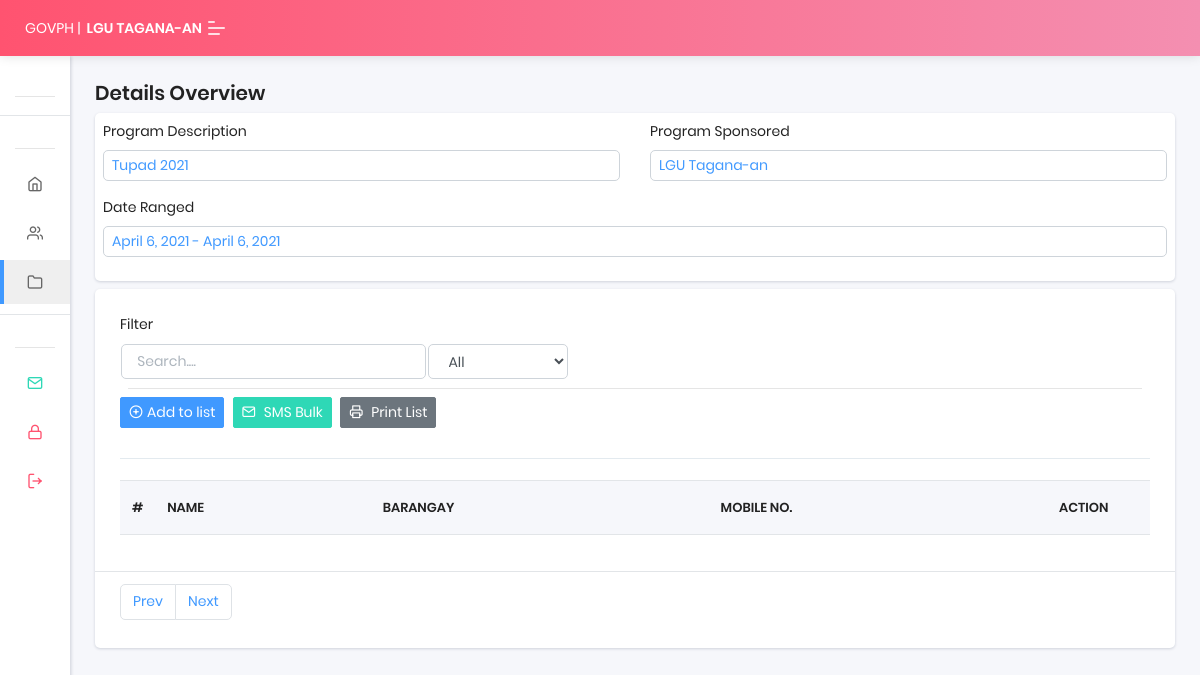
Page /programs/details/1 on the earlier database version.
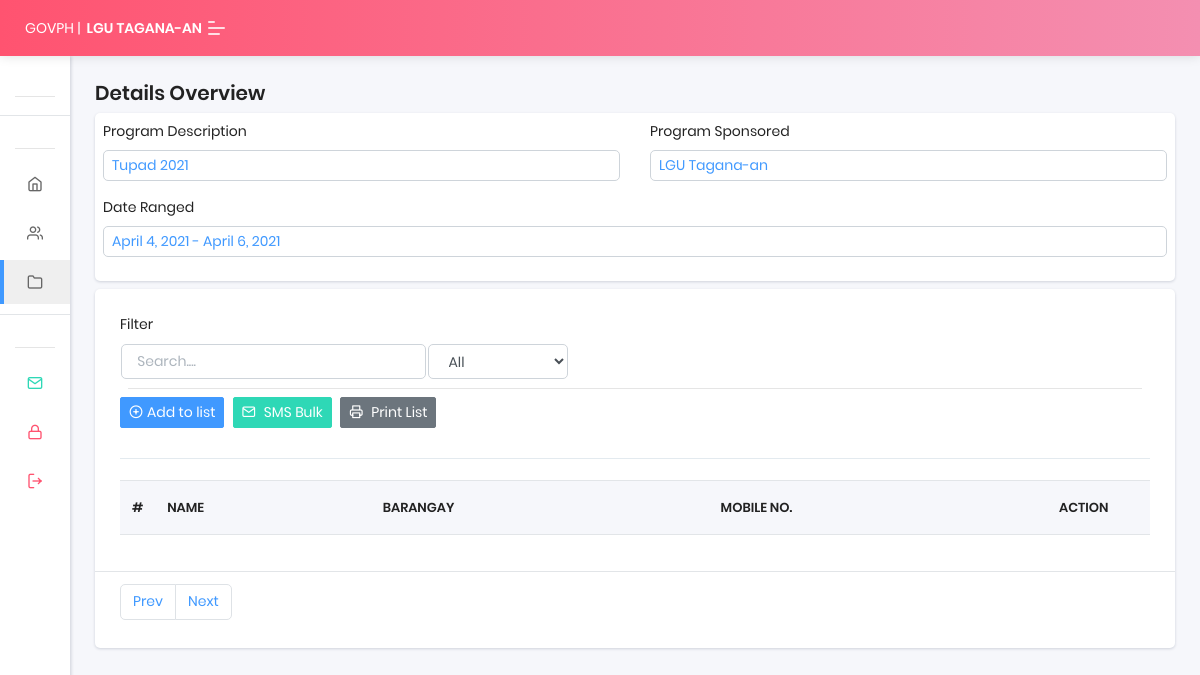
Same page on the later database version.
### app_dole/models.py (models this page shows)
class Programs(models.Model):
    description             = models.CharField(max_length = 200)
    sponsored_by            = models.CharField(max_length = 200,blank=True)
    date_from               = models.DateField(default=timezone.now)
    date_to                 = models.DateField(default=timezone.now)
    date_updated            = models.DateTimeField(auto_now = True)
    date_created            = models.DateTimeField(auto_now_add = True)

### app_dole/page_programs/views.py (the view)
# urls.py: path('details/<int:pk>', Programs_Details_Page.as_view(), name = 'programs_details'),
class Programs_Details_Page(DetailView):
    model = Programs
    template_name = 'admin_page/pages/programs_details.html'
    def get_context_data(self, **kwargs):
        context = super().get_context_data(**kwargs)
        context['barangay'] = Barangay.objects.all()
        context['title'] = "Details Overview"
        return context

### app_dole/templates/admin_page/pages/programs_details.html (shortened to what this page needs)
{% extends 'admin_page/base.html' %}
{% load static %}
{% block 'programs_active' %}active{% endblock %}
{% block 'content' %}
<div class="col-md-12">
  <div class="card p-0 mb-2">
    <div class="card-header m-0 p-2">
      <div class="row">
        <div class="col-md-6">
          <div class="form-group">
            <label for="">Program Description</label>
            <label class="form-control form-control-sm text-primary">{{object.description}}</label>
          </div>
        </div>
        <div class="col-md-6">
          <div class="form-group">
            <label for="">Program Sponsored</label>
            <label class="form-control form-control-sm text-primary">{{object.sponsored_by}}</label>
          </div>
        </div>
      </div>
      <div class="row">
        <div class="col-md-12">
          <div class="form-group">
            <label for="">Date Ranged</label>
            <label class="form-control form-control-sm text-primary">{{object.date_from}} - {{object.date_to}}</label>
          </div>
        </div>
      </div>
    </div>
  </div>
  <div class="card p-0">
    <div class="card-header btn-page m-0">
      <form action="{% url 'programs_details_print' object.id %}" target="_blank" method="get">
      <div class="row">
        <div class="col-md-12">
          <label>Filter</label>
          <table>
            <tr>
              <td>
                <input type="search" class="form-control float-right" placeholder="Search...." name="search" id="search">
              </td>
              <td>
                <select class="form-control" name="barangay" id="barangay">
                  <option value="0">All</option>
                </select>
              </td>
            </tr>
          </table>
          <hr class="m-2">
        </div>
        <div class="col-md-12">
            <button data-url="{% url 'programs_details_form_api' %}" type="button" class="btn btn-primary btn-sm form-show" name="button"><i class="feather icon-plus-circle mr-1"></i>Add to list</button>
            <button data-url="{% url 'programs_details_sms_bluster_form_api' %}" type="button" class="btn btn-success btn-sm form-show" name="button"><i class="feather icon-mail mr-2"></i>SMS Bulk</button>
            <button type="submit" class="btn btn-secondary btn-sm" name="button"><i class="feather icon-printer mr-2"></i>Print List</button>
        </div>
      </div>
      </form>
    </div>
    <div class="card-body">
      <div class="col-md-12 text-center border-top">
      </div>
      <div class="table-responsive">
        <table class="table border-bottom table-hover">
          <thead>
            <tr>
              <th width="1%">#</th>
              <th>Name</th>
              <th>Barangay</th>
              <th>Mobile No.</th>
              <th width="10%">Action</th>
            </tr>
          </thead>
        </table>
      </div>
    </div>
    <div class="card-footer text-center">
      <ul class="pagination">
        <li class="page-item" id="page_prev"><button class="page-link" id="button_prev" href="#!">Prev</button></li>
        <li class="page-item" id="page_next"><button class="page-link" id="button_next" href="#!">Next</button></li>
      </ul>
    </div>
  </div>
</div>
{% endblock %}

### app_dole/templates/admin_page/base.html (shortened to what this page needs)
{% load static %}
<!DOCTYPE html>
<html lang="en">
<head>
  <link rel="stylesheet" href="{% static 'premium/assets/sweetalert2/sweetalert2.min.css'%}">
  <link rel="stylesheet" href="{% static 'premium/assets/css/style.css'%}">
</head>
<body class="">
  <nav class="pcoded-navbar menupos-fixed menu-light">
    <div class="navbar-wrapper  ">
      <div class="navbar-content scroll-div " >
        <ul class="nav pcoded-inner-navbar ">
          <li class="nav-item pcoded-menu-caption text-center mt-2">
          </li>
          <li class="nav-item pcoded-menu-caption">
          </li>
          <li class="nav-item">
            <a href="{% url 'dashboard' %}" class="nav-link "><span class="pcoded-micon"><i class="feather icon-home"></i></span><span class="pcoded-mtext">Dashboard</span></a>
          </li>
          <li class="nav-item {% block 'profile_active' %}{% endblock %}">
            <a href="{% url 'profile' %}" class="nav-link "><span class="pcoded-micon"><i class="feather icon-users"></i></span><span class="pcoded-mtext">Profile</span></a>
          </li>
          <li class="nav-item {% block 'programs_active' %}{% endblock %}">
            <a href="{% url 'programs' %}" class="nav-link "><span class="pcoded-micon"><i class="feather icon-folder"></i></span><span class="pcoded-mtext">Programs</span></a>
          </li>
          <li class="nav-item pcoded-menu-caption">
          </li>
          <li class="nav-item">
            <a href="{% url 'sms_config_page' %}" class="nav-link "><span class="pcoded-micon"><i class="text-success feather icon-mail"></i></span><span class="pcoded-mtext">SMS Config</span></a>
          </li>
          <li class="nav-item">
            <a href="{% url 'security' %}" class="nav-link "><span class="pcoded-micon"><i class="feather icon-lock text-danger"></i></span><span class="pcoded-mtext">Change Password</span></a>
          </li>
          <li class="nav-item">
            <a href="{% url 'logout' %}" class="nav-link "><span class="pcoded-micon"><i class="feather icon-log-out text-danger"></i></span><span class="pcoded-mtext">Sign Out</span></a>
          </li>
        </ul>
      </div>
    </div>
  </nav>
  <header class="navbar pcoded-header navbar-expand-lg navbar-light headerpos-fixed header-red">
    <div class="m-header">
      <a class="mobile-menu" id="mobile-collapse" href="#!"><span></span></a>
      <a href="{% url 'dashboard' %}" class="b-brand text-center">
        GOVPH | <b>&nbsp;&nbsp;LGU TAGANA-AN</b>
      </a>
    </div>
  </header>
  <div class="pcoded-main-container">
    <div class="pcoded-content">
      <div class="row">
        <div class="col-md-12">
          <h5>{{title}}</h5>
        </div>
        {% block 'content' %}
        {% endblock %}
      </div>
    </div>
  </div>
</body>
</html>

Differences in the rows shown:
changed Programs "LGU Tagana-an": date_from "April 6, 2021" → "April 4, 2021"
